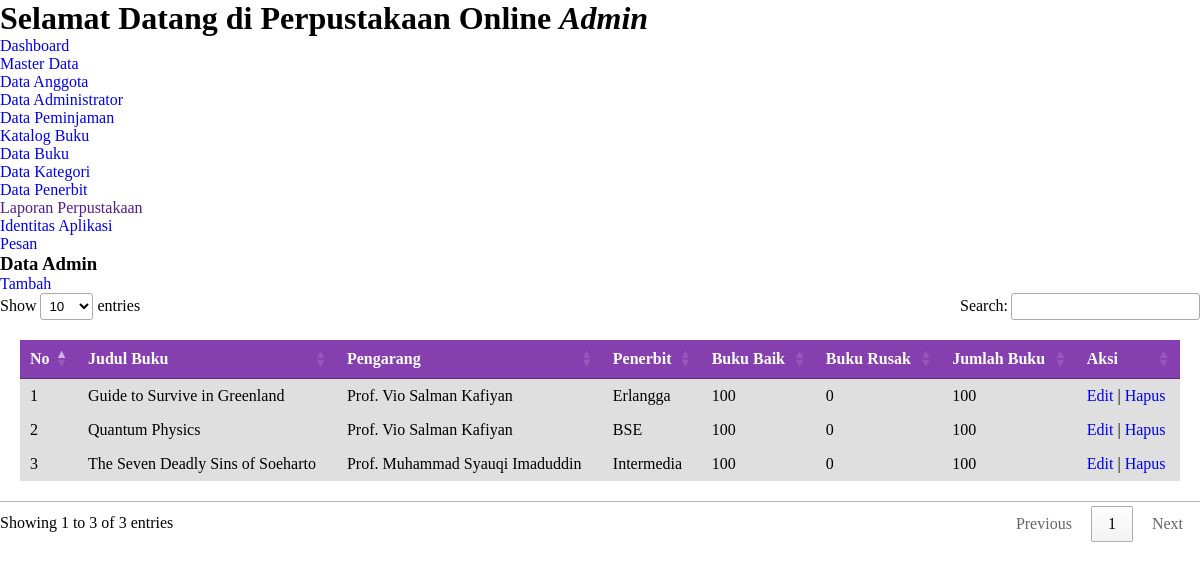
The app's page /admin/katalog_buku/data_buku/index.php with its own data.
### tables this page shows
CREATE TABLE `user` (
  `id` int(11) NOT NULL,
  `kode` varchar(25) NOT NULL,
  `nis` char(20) NOT NULL,
  `fullname` varchar(50) NOT NULL,
  `username` varchar(50) NOT NULL,
  `password` text NOT NULL,
  `kelas` varchar(20) DEFAULT NULL,
  `alamat` text DEFAULT NULL,
  `verif` varchar(50) NOT NULL DEFAULT 'Akun terverifikasi',
  `role` enum('admin','user') NOT NULL,
  `join_date` datetime NOT NULL,
  `terakhir_login` datetime NOT NULL,
  `foto` text DEFAULT NULL
);

CREATE TABLE `buku` (
  `id` int(11) NOT NULL,
  `judul_buku` varchar(100) NOT NULL,
  `id_kategori` int(11) NOT NULL,
  `id_penerbit` int(11) NOT NULL,
  `pengarang` varchar(100) NOT NULL,
  `tahun_terbit` year(4) NOT NULL,
  `isbn` int(13) NOT NULL,
  `j_buku_baik` int(5) NOT NULL,
  `j_buku_rusak` int(5) NOT NULL,
  `foto` text DEFAULT NULL
);

CREATE TABLE `penerbit` (
  `id` int(11) NOT NULL,
  `kode` varchar(20) NOT NULL,
  `nama` varchar(50) NOT NULL,
  `verif` varchar(50) NOT NULL DEFAULT 'Akun terverifikasi'
);

### class/Database.php (called while the page is built, shortened)
<?php
class Database {
    private $hostname = "localhost";
    private $username = "root";
    private $password = "";
    private $database = "db_perpustakaan";
    public function __construct(){
        $this->db = mysqli_connect($this->hostname, $this->username, $this->password, $this->database);
    }
}
?>

### class/User.php (called while the page is built, shortened)
<?php
include_once("Database.php");
class User extends Database{
    public function find($id){
        $sql = "SELECT * FROM user WHERE id='$id'";
        return $this->db->query($sql)->fetch_assoc();
    }
}
?>

### class/Buku.php (called while the page is built, shortened)
<?php
include_once("Database.php");
class Buku extends Database{
    public function all(){
        $sql = "SELECT buku.id, buku.judul_buku, buku.pengarang, penerbit.nama as nama_penerbit, buku.j_buku_baik, buku.j_buku_rusak, buku.j_buku_baik + buku.j_buku_rusak as jumlah FROM buku, penerbit WHERE buku.id_penerbit = penerbit.id";
        return $this->db->query($sql)->fetch_all(MYSQLI_ASSOC);
    }
}
?>

### admin/katalog_buku/data_buku/index.php (the view, shortened to what this page needs)
<?php
include_once("../../../class/User.php");
include_once("../../../class/Buku.php");
$user = new User;
$data_user = $user->find(1);
$buku = new Buku;
$data_buku = $buku->all();
?>
<!DOCTYPE html>
<html lang="en">
<head>
    <link rel="stylesheet" href="../../../assets/css/style_a.css">
    <?php include("../../../partials/t_script_js.php") ?>
</head>
<body>
    <?php include("../../../partials/sidebar_admin.php") ?>
    <div class="table">
        <h3>Data Admin</h3>
        <a href="tambah.php">Tambah</a>
        <table id="jquery-tab">
            <thead>
            <tr>
                <th>No</th>
                <th>Judul Buku</th>
                <th>Pengarang</th>
                <th>Penerbit</th>
                <th>Buku Baik</th>
                <th>Buku Rusak</th>
                <th>Jumlah Buku</th>
                <th>Aksi</th>
            </tr>
            </thead>
            <tbody>
                <?php foreach($data_buku as $key => $a) {
                ?>
                <tr>
                    <td><?= $key+1 ?></td>
                    <td><?= $a["judul_buku"] ?></td>
                    <td><?= $a["pengarang"] ?></td>
                    <td><?= $a["nama_penerbit"] ?></td>
                    <td><?= $a["j_buku_baik"] ?></td>
                    <td><?= $a["j_buku_rusak"] ?></td>
                    <td><?= $a["jumlah"] ?></td>
                    <td>
                        <a href="edit.php">Edit</a> |
                        <a href="hapus.php">Hapus</a>
                    </td>
                </tr>
                <?php } ?>
            </tbody>
        </table>
    </div>
</body>
</html>

### partials/sidebar_admin.php
<div class="sidebar">
    <h1>Selamat Datang di Perpustakaan Online <i><?= $data_user["fullname"] ?></i></h1>
    <ul>
        <li> <a href="http://localhost/perpus64/admin/">Dashboard</a></li>
        <li> <a href="#">Master Data</a>
            <ul>
                <li><a href="http://localhost/perpus64/admin/master_data/data_anggota/index.php">Data Anggota</a></li>
                <li><a href="http://localhost/perpus64/admin/master_data/data_administrator/index.php">Data Administrator</a></li>
                <li><a href="http://localhost/perpus64/admin/master_data/data_peminjaman/index.php">Data Peminjaman</a></li>
            </ul>
        </li>
        <li> <a href="#">Katalog Buku</a>
            <ul>
                <li><a href="http://localhost/perpus64/admin/katalog_buku/data_buku/index.php">Data Buku</a></li>
                <li><a href="http://localhost/perpus64/admin/katalog_buku/data_kategori/index.php">Data Kategori</a></li>
                <li><a href="http://localhost/perpus64/admin/katalog_buku/data_penerbit/index.php">Data Penerbit</a></li>
            </ul>
        </li>
        <li> <a href="">Laporan Perpustakaan</a></li>
        <li> <a href="identitas.php">Identitas Aplikasi</a></li>
        <li> <a href="pesan.php">Pesan</a></li>
    </ul>
</div>

### assets/css/style_a.css (style rules this page uses)
* { margin: 0; padding: 0; box-sizing: border-box; list-style: none; text-decoration: none; }
.table table { width: 100%; padding: 20px; }
.table table th { background-color: #863faf; color: white; padding: 10px; font-weight: 400; }
.table table td { background-color: #dfdfdf; padding: 8px; text-align: justify; }

### records on screen
user: fullname "Admin"
buku: judul_buku "Guide to Survive in Greenland", pengarang "Prof. Vio Salman Kafiyan", id_penerbit.nama "Erlangga", j_buku_baik "100", j_buku_rusak "0", jumlah "100"
buku: judul_buku "Quantum Physics", pengarang "Prof. Vio Salman Kafiyan", id_penerbit.nama "BSE", j_buku_baik "100", j_buku_rusak "0", jumlah "100"
buku: judul_buku "The Seven Deadly Sins of Soeharto", pengarang "Prof. Muhammad Syauqi Imaduddin", id_penerbit.nama "Intermedia", j_buku_baik "100", j_buku_rusak "0", jumlah "100"
